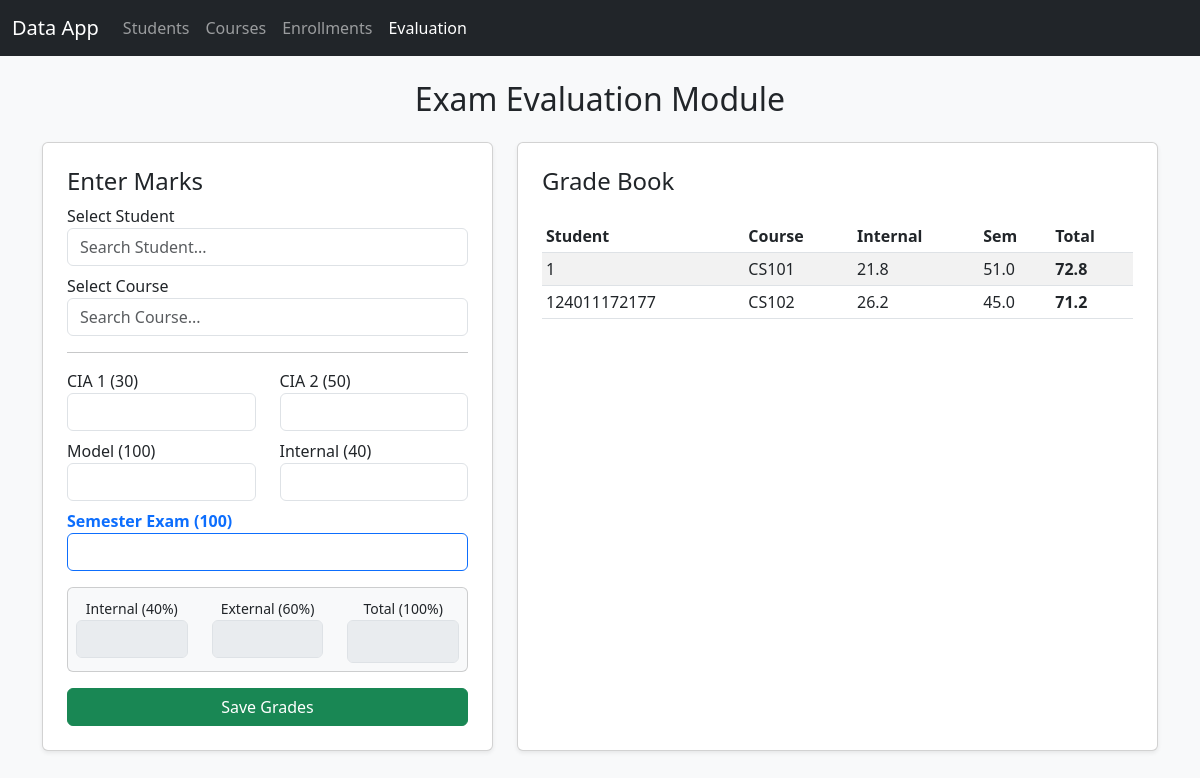
Screenshot of /evaluation with the database file from the repository.
### app.py (models this page shows)
class Evaluation(db.Model):
    id = db.Column(db.Integer, primary_key=True)
    student_id = db.Column(db.Integer, db.ForeignKey('student.id'), nullable=False)
    course_id = db.Column(db.Integer, db.ForeignKey('course.id'), nullable=False)
    cia1 = db.Column(db.Float, nullable=False)
    cia2 = db.Column(db.Float, nullable=False)
    model = db.Column(db.Float, nullable=False)
    internal = db.Column(db.Float, nullable=False)
    semester = db.Column(db.Float, nullable=False)
    total_internal_40 = db.Column(db.Float, nullable=False)
    total_external_60 = db.Column(db.Float, nullable=False)
    final_mark_100 = db.Column(db.Float, nullable=False)
    student = db.relationship('Student', backref='evaluations')
    course = db.relationship('Course', backref='evaluations')

class Student(db.Model):
    id = db.Column(db.Integer, primary_key=True)
    register_number = db.Column(db.String(50), unique=True, nullable=False)
    name = db.Column(db.String(100), nullable=False)
    mobile_number = db.Column(db.String(20), nullable=False)
    email_address = db.Column(db.String(120), nullable=False)
    address = db.Column(db.Text, nullable=False)
    dob = db.Column(db.Date, nullable=False)
    blood_group = db.Column(db.String(5), nullable=False)
    batch_start_year = db.Column(db.Integer, nullable=False)
    batch_end_year = db.Column(db.Integer, nullable=False)
    degree = db.Column(db.String(20), nullable=False)
    program = db.Column(db.String(100), nullable=False)
    total_semesters = db.Column(db.Integer, nullable=False)
    courses = db.relationship('Course', secondary=enrollments, backref=db.backref('students', lazy='dynamic'))

class Course(db.Model):
    id = db.Column(db.Integer, primary_key=True)
    name = db.Column(db.String(100), nullable=False)
    course_code = db.Column(db.String(20), unique=True, nullable=False)
    credit = db.Column(db.Integer, nullable=False)
    offering_dept = db.Column(db.String(50), nullable=False)
    hours = db.Column(db.Integer, nullable=False)
    instructor_name = db.Column(db.String(100), nullable=False)

### app.py (the view, shortened to what this page needs)
@app.route('/evaluation', methods=['GET', 'POST'])
def evaluation():
    students = Student.query.all()
    courses = Course.query.all()
    evaluations = Evaluation.query.all()
    return render_template('evaluation.html', students=students, courses=courses, evaluations=evaluations)

### templates/evaluation.html (shortened to what this page needs)
<!DOCTYPE html>
<html lang="en">
<head>
    <link href="https://cdn.jsdelivr.net/npm/bootstrap@5.3.0/dist/css/bootstrap.min.css" rel="stylesheet">
</head>
<body class="bg-light">
<nav class="navbar navbar-expand-lg navbar-dark bg-dark mb-4">
  <div class="container-fluid">
    <a class="navbar-brand" href="#">Data App</a>
    <div class="collapse navbar-collapse">
      <ul class="navbar-nav">
        <li class="nav-item"><a class="nav-link" href="{{ url_for('index') }}">Students</a></li>
        <li class="nav-item"><a class="nav-link" href="{{ url_for('courses') }}">Courses</a></li>
        <li class="nav-item"><a class="nav-link" href="{{ url_for('enrollments') }}">Enrollments</a></li>
        <li class="nav-item"><a class="nav-link active" href="{{ url_for('evaluation') }}">Evaluation</a></li>
      </ul>
    </div>
  </div>
</nav>
<div class="container">
    <h2 class="text-center mb-4">Exam Evaluation Module</h2>
    <div class="row">
        <div class="col-md-5">
            <div class="card p-4 shadow-sm">
                <h4>Enter Marks</h4>
                <form method="POST" action="/evaluation" onsubmit="return validateIds()">
                    <div class="mb-2">
                        <label>Select Student</label>
                        <input list="s_list" id="s_input" class="form-control" placeholder="Search Student..." onchange="updateId('s_list', 's_input', 'real_s_id')" required>
                    </div>
                    <div class="mb-3">
                        <label>Select Course</label>
                        <input list="c_list" id="c_input" class="form-control" placeholder="Search Course..." onchange="updateId('c_list', 'c_input', 'real_c_id')" required>
                    </div>
                    <hr>
                    <div class="row mb-2">
                        <div class="col"><label>CIA 1 (30)</label><input type="number" name="cia1" id="cia1" class="form-control" max="30" oninput="calculate()" required></div>
                        <div class="col"><label>CIA 2 (50)</label><input type="number" name="cia2" id="cia2" class="form-control" max="50" oninput="calculate()" required></div>
                    </div>
                    <div class="row mb-2">
                        <div class="col"><label>Model (100)</label><input type="number" name="model" id="model" class="form-control" max="100" oninput="calculate()" required></div>
                        <div class="col"><label>Internal (40)</label><input type="number" name="internal" id="internal" class="form-control" max="40" oninput="calculate()" required></div>
                    </div>
                    <div class="mb-3">
                         <label class="text-primary fw-bold">Semester Exam (100)</label>
                         <input type="number" name="semester" id="semester" class="form-control border-primary" max="100" oninput="calculate()" required>
                    </div>
                    <div class="card bg-light p-2 mb-3">
                        <div class="row text-center">
                            <div class="col">
                                <small>Internal (40%)</small>
                                <input type="text" name="calc_internal" id="res_internal" class="form-control text-center calc-display" readonly>
                            </div>
                            <div class="col">
                                <small>External (60%)</small>
                                <input type="text" name="calc_external" id="res_external" class="form-control text-center calc-display" readonly>
                            </div>
                            <div class="col">
                                <small>Total (100%)</small>
                                <input type="text" name="calc_total" id="res_total" class="form-control text-center calc-display text-success" style="font-size: 1.2em;" readonly>
                            </div>
                        </div>
                    </div>
                    <button type="submit" class="btn btn-success w-100">Save Grades</button>
                </form>
            </div>
        </div>
        <div class="col-md-7">
            <div class="card p-4 shadow-sm h-100">
                <h4>Grade Book</h4>
                <div class="table-responsive mt-3">
                    <table class="table table-sm table-striped">
                        <thead>
                            <tr>
                                <th>Student</th>
                                <th>Course</th>
                                <th>Internal</th>
                                <th>Sem</th>
                                <th>Total</th>
                            </tr>
                        </thead>
                        <tbody>
                            {% for e in evaluations %}
                            <tr>
                                <td>{{ e.student.register_number }}</td>
                                <td>{{ e.course.course_code }}</td>
                                <td>{{ "%.1f"|format(e.total_internal_40) }}</td>
                                <td>{{ "%.1f"|format(e.total_external_60) }}</td>
                                <td class="fw-bold">{{ "%.1f"|format(e.final_mark_100) }}</td>
                            </tr>
                            {% endfor %}
                        </tbody>
                    </table>
                </div>
            </div>
        </div>
    </div>
</div>
</body>
</html>

### templates/evaluation.html (style rules this page uses)
.calc-display { background-color: #e9ecef; font-weight: bold; }

### rows the page displays
Evaluation: student.register_number "1", course.course_code "CS101", total_internal_40 "21.8", total_external_60 "51.0", final_mark_100 "72.8"
Evaluation: student.register_number "124011172177", course.course_code "CS102", total_internal_40 "26.2", total_external_60 "45.0", final_mark_100 "71.2"
